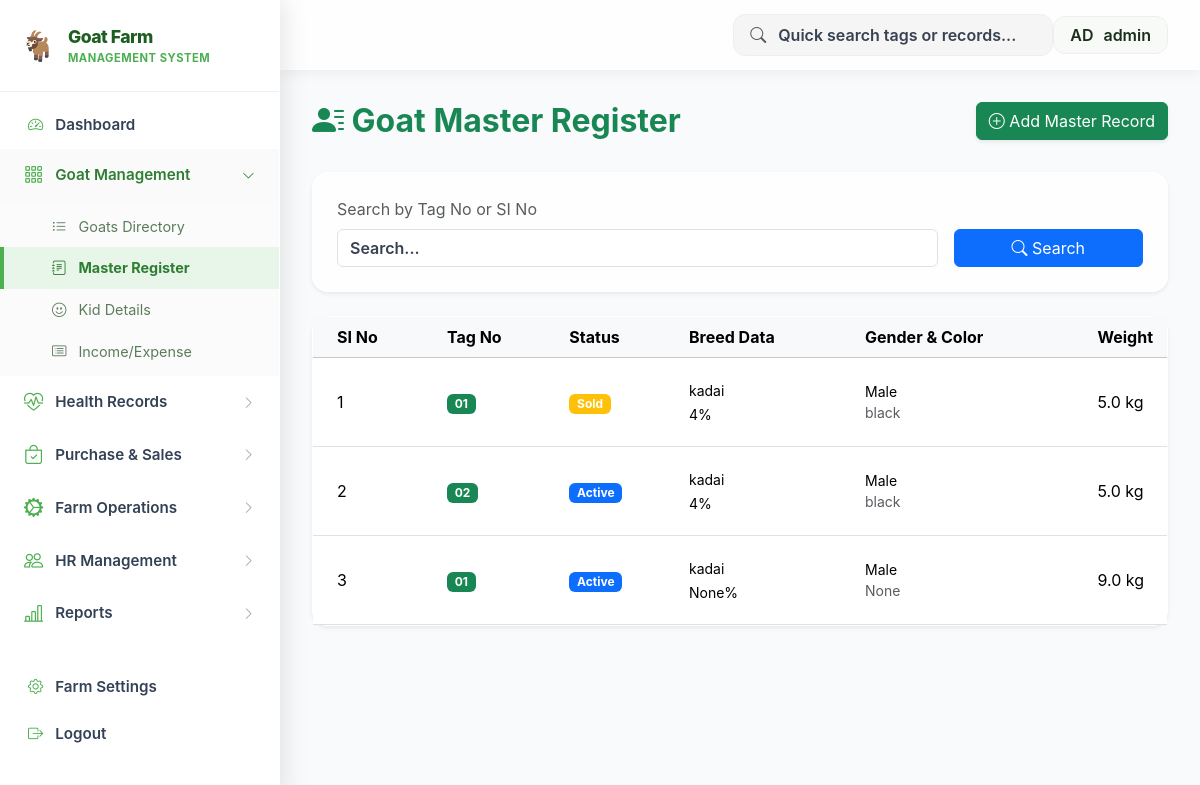
The app's page /master (signed in) with its own data.
### tables this page shows
CREATE TABLE master_records (
                id INTEGER PRIMARY KEY AUTOINCREMENT,
                si_no TEXT, tag_no TEXT NOT NULL, breed TEXT, breed_percent TEXT,
                status TEXT, sold TEXT, expired TEXT, gender TEXT, purchase_date DATE,
                color TEXT, weight_kg REAL, purchase_amount REAL, insurance_date DATE,
                vaccination TEXT, vaccination_period TEXT, medicine TEXT, medicine_period TEXT,
                feed TEXT, feed_amount TEXT, mating_date DATE, mating_goat_no TEXT,
                goat_week_period TEXT, delivery_date DATE, new_goat_gender TEXT,
                new_goat_color TEXT, birth_weight REAL, selling_date DATE, selling_weight REAL,
                selling_price REAL, mortality_date DATE, mortality_weight REAL,
                mortality_reason TEXT, insurance_claim_amount REAL, insurance_inform_date DATE,
                insurance_claim_date DATE
            , kit_status TEXT DEFAULT 'No');

### Project_goatfarm.py (the view)
@app.route('/master')
def master():
    db = get_db()
    tag_search = request.args.get('tag_no', '')
    if tag_search:
        records = db.execute('SELECT * FROM master_records WHERE tag_no LIKE ? OR si_no LIKE ? ORDER BY id ASC',
             (f"%{tag_search}%", f"%{tag_search}%")).fetchall()
    else:
        records = db.execute('SELECT * FROM master_records ORDER BY id ASC').fetchall()
    return render_template('master.html', records=records)

### Project_goatfarm.py (called while the page is built)
def get_db():
    conn = sqlite3.connect(DB_FILE)
    conn.row_factory = sqlite3.Row
    return conn

@app.before_request
def require_login():
    allowed_routes = ['login', 'static', 'register', 'verify_otp', 'goats', 'goat_detail']
    if request.endpoint not in allowed_routes and 'user_id' not in session:
        return redirect(url_for('login'))

### templates/master.html (shortened to what this page needs)
{% extends 'layout.html' %}
{% block content %}
<div class="row mb-4">
    <div class="col-8">
        <h2 class="fw-bold text-success"><i class="bi bi-person-lines-fill"></i> Goat Master Register</h2>
    </div>
    <div class="col-4 text-end">
        <a href="{{ url_for('master_add') }}" class="btn btn-success shadow-sm">
            <i class="bi bi-plus-circle"></i> Add Master Record
        </a>
    </div>
</div>
<div class="card border-0 shadow-sm rounded-4 mb-4">
    <div class="card-body p-4">
        <form method="GET" action="{{ url_for('master') }}" class="row g-3 align-items-end">
            <div class="col-md-9">
                <label class="form-label text-muted">Search by Tag No or SI No</label>
                <input type="text" name="tag_no" class="form-control" value="{{ request.args.get('tag_no', '') }}" placeholder="Search...">
            </div>
            <div class="col-md-3">
                <button type="submit" class="btn btn-primary w-100"><i class="bi bi-search"></i> Search</button>
            </div>
        </form>
    </div>
</div>
<div class="card border-0 shadow-sm rounded-4">
    <div class="card-body p-0">
        <div class="table-responsive">
            <table class="table table-hover align-middle mb-0" style="min-width: 2500px;">
                <thead class="table-light">
                    <tr>
                        <th class="ps-4">SI No</th>
                        <th>Tag No</th>
                        <th>Status</th>
                        <th>Breed Data</th>
                        <th>Gender & Color</th>
                        <th>Weight</th>
                    </tr>
                </thead>
                <tbody>
                    {% for r in records %}
                    <tr>
                        <td class="ps-4">{{ loop.index }}</td>
                        <td class="fw-bold"><span class="badge bg-success">{{ r.tag_no }}</span></td>
                        <td>
                            <span class="badge {% if r.status == 'Active' %}bg-primary{% elif r.status == 'Sold' %}bg-warning{% else %}bg-danger{% endif %}">
                                {{ r.status }}
                            </span>
                        </td>
                        <td><small>{{ r.breed }}<br>{{ r.breed_percent }}%</small></td>
                        <td class="small">{% if r.gender|lower == 'm' %}Male{% elif r.gender|lower == 'f' %}Female{% else %}{{ r.gender }}{% endif %}<br><span class="text-muted">{{ r.color }}</span></td>
                        <td>{{ r.weight_kg }} kg</td>
                    </tr>
                    {% else %}
                    <tr>
                        <td colspan="13" class="text-center py-4 text-muted">No master records found.</td>
                    </tr>
                    {% endfor %}
                </tbody>
            </table>
        </div>
    </div>
</div>
{% endblock %}

### static/css/style.css (style rules this page uses)
:root { --sidebar-width: 270px; --sidebar-bg: #ffffff; --sidebar-hover: #e0eee0; --sidebar-active: #2e7d32; --sidebar-text: #2d4a2d; --sidebar-heading: #5c7c5c; --topbar-height: 64px; --accent: #4caf50; --accent-light: #81c784; --accent-dark: #2e7d32; --body-bg: #ffffff; --card-bg: #ffffff; --card-shadow: 0 4px 15px rgba(0,0,0,0.05); --sidebar-shadow: 2px 0 10px rgba(0,0,0,0.03); --font-main: -apple-system, BlinkMacSystemFont, "SF Pro Text", "SF Pro Display", "Helvetica Neue", Arial, sans-serif; --transition: all 0.3s ease; }
* { margin: 0; padding: 0; box-sizing: border-box; font-family: var(--font-main); }
input, textarea, select { color: #000000 !important; font-weight: 700; }
input::placeholder, textarea::placeholder { color: #374151 !important; font-weight: 600; opacity: 1; }
body { background: var(--body-bg); color: #2c3e50; -webkit-font-smoothing: antialiased; }
.page-header h2, h2, .container h2, .container-fluid h2 { color: #1a2e1a !important; text-shadow: none; }
.card { background: rgba(255, 255, 255, 0.8) !important; backdrop-filter: blur(12px); -webkit-backdrop-filter: blur(12px); border: 1px solid rgba(255, 255, 255, 0.9) !important; border-radius: 24px; box-shadow: 0 10px 40px rgba(0, 0, 0, 0.04), 0 2px 4px rgba(0,0,0,0.02); transition: var(--transition); }
.card { background: var(--card-bg); border: 1px solid #f0f0f0; border-radius: 20px; box-shadow: var(--card-shadow); transition: var(--transition); }

### templates/layout.html (style rules this page uses)
:root { --sidebar-width: 280px; --topbar-height: 70px; --accent: #4caf50; --accent-dark: #2e7d32; --bg-light: #f8fafc; --sidebar-bg: #ffffff; --sidebar-text: #334155; --sidebar-hover: #f1f5f9; --transition: all 0.3s cubic-bezier(0.4, 0, 0.2, 1); }

### records on screen
master_records: tag_no "01", status "Sold", breed "kadai", breed_percent "4", gender "Male", color "black", weight_kg "5.0"
master_records: tag_no "02", status "Active", breed "kadai", breed_percent "4", gender "Male", color "black", weight_kg "5.0"
master_records: tag_no "01", status "Active", breed "kadai", breed_percent "None", gender "Male", color "None", weight_kg "9.0"

### other values on screen
{{ session.username or 'Admin' }} "admin"
